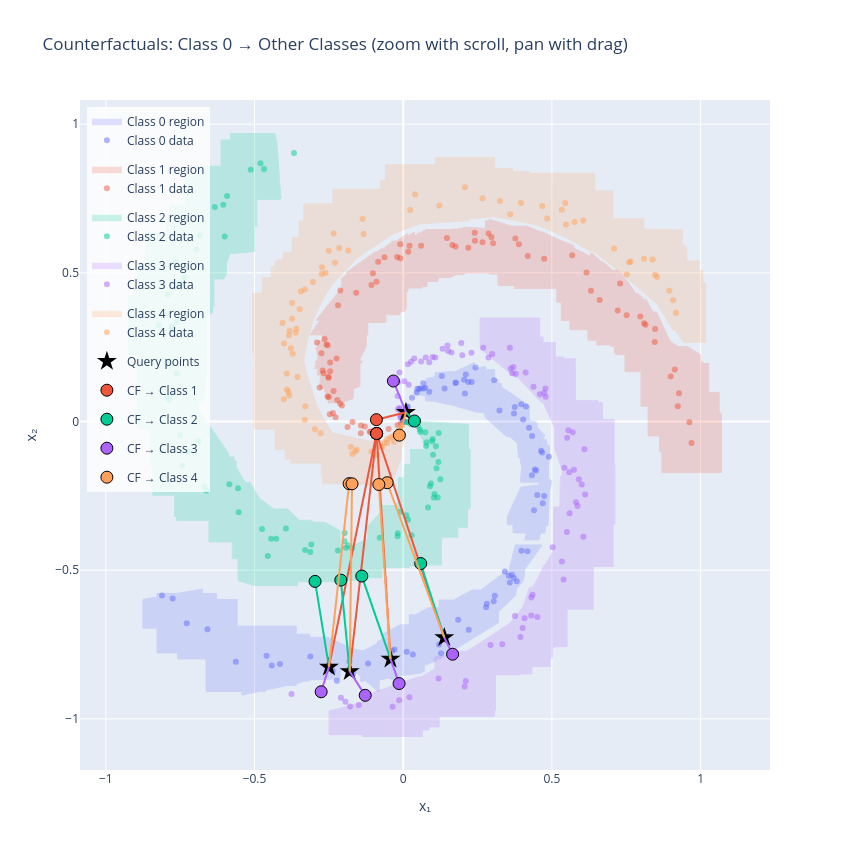

Notebook source saved alongside this figure:
### Markdown cell above
## 7 – Visualize Counterfactual Trajectories (Interactive)

Using Plotly for interactive zooming and panning.

### Code cell
from plotly.colors import qualitative
import plotly.graph_objects as go

# Color palette
colors = qualitative.Plotly[:atlas.n_classes]

fig = go.Figure()

# Plot certified regions as filled polygons
for label in range(atlas.n_classes):
    union = atlas.get_class_union(label)
    if union.is_empty:
        continue
    
    geoms = [union] if union.geom_type == 'Polygon' else list(union.geoms)
    for idx, g in enumerate(geoms):
        if g.is_empty or g.area < 1e-12:
            continue
        xs, ys = g.exterior.xy
        fig.add_trace(go.Scatter(
            x=list(xs), y=list(ys),
            fill='toself',
            fillcolor=colors[label],
            opacity=0.2,
            line=dict(color=colors[label], width=1),
            name=f'Class {label} region' if idx == 0 else None,
            showlegend=(idx == 0),
            legendgroup=f'class_{label}',
            hoverinfo='skip'
        ))

# Plot data points for each class
for label in range(atlas.n_classes):
    X = atlas.bounds[label]['X']
    fig.add_trace(go.Scatter(
        x=X[:, 0], y=X[:, 1],
        mode='markers',
        marker=dict(size=6, color=colors[label], opacity=0.5),
        name=f'Class {label} data',
        legendgroup=f'class_{label}',
        hovertemplate=f'Class {label}<br>x: %{{x:.3f}}<br>y: %{{y:.3f}}<extra></extra>'
    ))

# Plot query points
fig.add_trace(go.Scatter(
    x=query_points[:, 0], y=query_points[:, 1],
    mode='markers',
    marker=dict(size=15, color='black', symbol='star'),
    name='Query points',
    hovertemplate='Query<br>x: %{x:.3f}<br>y: %{y:.3f}<extra></extra>'
))

# Plot counterfactual arrows and points
for target_class, results in all_results.items():
    color = colors[target_class]
    
    for i, result in enumerate(results):
        if not result.success:
            continue
        
        x0 = query_points[i]
        x_cf = result.x_cf
        
        # Arrow line from query to counterfactual
        fig.add_trace(go.Scatter(
            x=[x0[0], x_cf[0]], y=[x0[1], x_cf[1]],
            mode='lines',
            line=dict(color=color, width=2),
            showlegend=False,
            hoverinfo='skip'
        ))
        
        # Counterfactual point
        fig.add_trace(go.Scatter(
            x=[x_cf[0]], y=[x_cf[1]],
            mode='markers',
            marker=dict(size=12, color=color, line=dict(color='black', width=1)),
            name=f'CF → Class {target_class}' if i == 0 else None,
            showlegend=(i == 0),
            legendgroup=f'cf_{target_class}',
            hovertemplate=(
                f'Counterfactual → Class {target_class}<br>'
                f'x: %{{x:.3f}}<br>y: %{{y:.3f}}<br>'
                f'Distance: {result.distance:.4f}<extra></extra>'
            )
        ))

fig.update_layout(
    title=f'Counterfactuals: Class {source_class} → Other Classes (zoom with scroll, pan with drag)',
    xaxis=dict(title='x₁', scaleanchor='y', scaleratio=1),
    yaxis=dict(title='x₂'),
    width=850,
    height=850,
    legend=dict(x=0.01, y=0.99, bgcolor='rgba(255,255,255,0.8)'),
    hovermode='closest'
)

fig.show()

### Figure 1 — Plotly figure (JSON) as saved in the notebook; plotly's stock layout.template omitted (floating-point values rounded to 4 significant figures; data arrays with more than 128 entries replaced by an {"elided": "..."} marker saying what was removed)
{"data": [{"fill": "toself", "fillcolor": "#636EFA", "hoverinfo": "skip", "legendgroup": "class_0", "line": {"color": "#636EFA", "width": 1}, "name": "Class 0 region", "opacity": 0.2, "showlegend": true, "type": "scatter", "x": [-0.08818, -0.06749, -0.06749, -0.01147, 0.01563, 0.02052, 0.02052, 0.04061, 0.08408, 0.1204, 0.1204, 0.1693, 0.2322, 0.2612, 0.344, 0.3551, 0.3765, 0.4656, 0.4656, 0.4079, 0.4079, 0.4043, 0.4043, 0.3811, 0.3811, 0.3785, 0.3785, 0.3204, 0.3204, 0.2271, 0.2271, 0.2134, 0.1218, 0.1204, 0.1204, 0.1118, 0.1118, 0.07679, 0.07087, 0.07087, 0.06292, 0.06292, -0.01813, -0.01813, -0.05388, -0.06749, -0.06749, -0.08095, -0.08095, -0.08555, -0.127, -0.1428, -0.1428, -0.1756, -0.2122, -0.2122, -0.3145, -0.3145, -0.3421, -0.3421, -0.3597, -0.3597, -0.3921, -0.4631, -0.4631, -0.4859, -0.5421, -0.5421, -0.6631, -0.6631, -0.7585, -0.7585, -0.828, -0.828, -0.8754, -0.8754, -0.828, -0.828, -0.7607, -0.6754, -0.6754, -0.628, -0.628, -0.5585, -0.5585, -0.3597, -0.3597, -0.3145, -0.3145, -0.2538, -0.1751, -0.1357, -0.1289, -0.08818, -0.08818], "y": [-0.741, -0.7296, -0.7143, -0.6838, -0.6838, -0.6811, -0.6498, -0.6498, -0.6263, -0.6263, -0.6005, -0.6005, -0.5666, -0.5666, -0.5044, -0.5044, -0.415, -0.415, -0.4177, -0.4989, -0.5202, -0.5248, -0.5356, -0.5621, -0.5737, -0.5764, -0.5843, -0.64, -0.6762, -0.7345, -0.7358, -0.7432, -0.8005, -0.8005, -0.7946, -0.798, -0.8046, -0.8166, -0.8198, -0.8404, -0.8417, -0.8455, -0.8563, -0.873, -0.8627, -0.868, -0.866, -0.8706, -0.907, -0.907, -0.8715, -0.8743, -0.8579, -0.8298, -0.839, -0.8652, -0.8684, -0.8718, -0.8741, -0.8773, -0.8811, -0.888, -0.888, -0.9032, -0.9081, -0.9081, -0.9201, -0.9081, -0.9081, -0.7985, -0.7985, -0.7783, -0.7783, -0.6951, -0.6951, -0.598, -0.5898, -0.5783, -0.5783, -0.5636, -0.5783, -0.5783, -0.5985, -0.5985, -0.688, -0.688, -0.7155, -0.7155, -0.7252, -0.7252, -0.7625, -0.7711, -0.7688, -0.7461, -0.741]}, {"fill": "toself", "fillcolor": "#636EFA", "hoverinfo": "skip", "legendgroup": "class_0", "line": {"color": "#636EFA", "width": 1}, "opacity": 0.2, "showlegend": false, "type": "scatter", "x": [0.1663, 0.139, 0.1301, 0.1301, 0.1048, 0.1048, 0.07536, 0.07536, 0.03908, 0.03908, 0.07536, 0.07536, 0.07757, 0.07757, 0.1048, 0.1048, 0.1075, 0.1075, 0.1755, 0.2391, 0.2391, 0.2754, 0.2754, 0.2776, 0.2776, 0.3075, 0.3075, 0.3186, 0.3186, 0.3301, 0.3301, 0.3453, 0.3465, 0.3476, 0.4237, 0.4237, 0.4305, 0.4443, 0.4455, 0.4491, 0.4524, 0.4753, 0.4753, 0.4724, 0.4724, 0.4822, 0.4822, 0.4836, 0.4836, 0.492, 0.4872, 0.4926, 0.4922, 0.4935, 0.4955, 0.4955, 0.5003, 0.4915, 0.4866, 0.479, 0.4765, 0.4619, 0.4568, 0.408, 0.4141, 0.3693, 0.3693, 0.3506, 0.3506, 0.3706, 0.3713, 0.3741, 0.3741, 0.3958, 0.4558, 0.4582, 0.3934, 0.3941, 0.3935, 0.3993, 0.3993, 0.3967, 0.3931, 0.3875, 0.3842, 0.3837, 0.3587, 0.3477, 0.2753, 0.2753, 0.2724, 0.2724, 0.2489, 0.1663], "y": [0.05451, 0.06026, 0.06119, 0.06214, 0.06748, 0.06786, 0.06976, 0.08597, 0.09116, 0.1042, 0.1212, 0.1428, 0.1433, 0.1447, 0.1498, 0.1537, 0.1537, 0.1648, 0.1682, 0.1981, 0.1772, 0.1848, 0.1819, 0.1823, 0.1733, 0.1748, 0.1409, 0.14, 0.1294, 0.1275, 0.1167, 0.1064, 0.1064, 0.1048, 0.05296, 0.008764, 0.001588, 0.001588, -0.003939, -0.003939, -0.02152, -0.04575, -0.05111, -0.05111, -0.06107, -0.06107, -0.06507, -0.06507, -0.08038, -0.08038, -0.1966, -0.1929, -0.1983, -0.1983, -0.1974, -0.1983, -0.1983, -0.2387, -0.3508, -0.3508, -0.3748, -0.3748, -0.3983, -0.3983, -0.3748, -0.3748, -0.3468, -0.3468, -0.3181, -0.2758, -0.2754, -0.2693, -0.2638, -0.2205, -0.2134, -0.2039, -0.2039, -0.1984, -0.1984, -0.1496, -0.1487, -0.1487, -0.1211, -0.1211, -0.07273, -0.07273, -0.05111, -0.05111, 0.01414, 0.02098, 0.02344, 0.03081, 0.03081, 0.05451]}, {"fill": "toself", "fillcolor": "#EF553B", "hoverinfo": "skip", "legendgroup": "class_1", "line": {"color": "#EF553B", "width": 1}, "name": "Class 1 region", "opacity": 0.2, "showlegend": true, "type": "scatter", "x": {"elided": "191 float values"}, "y": {"elided": "191 float values"}}, {"fill": "toself", "fillcolor": "#00CC96", "hoverinfo": "skip", "legendgroup": "class_2", "line": {"color": "#00CC96", "width": 1}, "name": "Class 2 region", "opacity": 0.2, "showlegend": true, "type": "scatter", "x": {"elided": "142 float values"}, "y": {"elided": "142 float values"}}, {"fill": "toself", "fillcolor": "#AB63FA", "hoverinfo": "skip", "legendgroup": "class_3", "line": {"color": "#AB63FA", "width": 1}, "name": "Class 3 region", "opacity": 0.2, "showlegend": true, "type": "scatter", "x": [0.04891, 0.05909, 0.08023, 0.1066, 0.1066, 0.1086, 0.1382, 0.1653, 0.2118, 0.2189, 0.2189, 0.3582, 0.4003, 0.4027, 0.4246, 0.4357, 0.4378, 0.4391, 0.4391, 0.453, 0.4677, 0.4699, 0.474, 0.4776, 0.5059, 0.5059, 0.5271, 0.5285, 0.5345, 0.5342, 0.5095, 0.5095, 0.4788, 0.4788, 0.47, 0.4638, 0.3854, 0.3762, 0.2587, 0.2587, 0.4587, 0.4587, 0.4705, 0.4705, 0.5117, 0.5117, 0.5382, 0.5382, 0.5785, 0.5785, 0.579, 0.579, 0.6556, 0.6556, 0.6703, 0.6703, 0.7095, 0.7095, 0.7117, 0.7117, 0.7059, 0.7059, 0.6391, 0.6391, 0.551, 0.551, 0.508, 0.508, 0.5015, 0.5015, 0.494, 0.494, 0.4329, 0.4329, 0.3935, 0.3935, 0.3104, 0.3104, 0.3066, 0.3066, 0.1209, 0.1209, 0.08645, 0.08645, 0.06457, 0.06457, -0.1354, -0.1354, -0.2493, -0.2493, -0.1354, -0.1354, 0.04891], "y": [-0.8592, -0.8592, -0.8472, -0.8317, -0.7926, -0.7912, -0.7912, -0.7722, -0.7722, -0.7682, -0.7697, -0.6787, -0.6283, -0.6234, -0.5571, -0.5571, -0.5527, -0.5527, -0.5507, -0.526, -0.4916, -0.4916, -0.4823, -0.4823, -0.4318, -0.2876, -0.2876, -0.1843, -0.1843, -0.1633, -0.09181, -0.02168, 0.04877, 0.04895, 0.06512, 0.06512, 0.148, 0.148, 0.2452, 0.348, 0.348, 0.2837, 0.2837, 0.2651, 0.2651, 0.2172, 0.2172, 0.2111, 0.2111, 0.1833, 0.1833, 0.07038, 0.07038, 0.06385, 0.06385, 0.007105, 0.007105, -0.1456, -0.1456, -0.3456, -0.3456, -0.4876, -0.4876, -0.6312, -0.6312, -0.7571, -0.7571, -0.7612, -0.7612, -0.7943, -0.7943, -0.8243, -0.8243, -0.8489, -0.8489, -0.8518, -0.8518, -0.9722, -0.9722, -0.9912, -0.9912, -1.027, -1.027, -1.037, -1.037, -1.059, -1.059, -1.053, -1.053, -0.9737, -0.9434, -0.9235, -0.8592]}, {"fill": "toself", "fillcolor": "#FFA15A", "hoverinfo": "skip", "legendgroup": "class_4", "line": {"color": "#FFA15A", "width": 1}, "name": "Class 4 region", "opacity": 0.2, "showlegend": true, "type": "scatter", "x": {"elided": "151 float values"}, "y": {"elided": "151 float values"}}, {"hovertemplate": "Class 0<br>x: %{x:.3f}<br>y: %{y:.3f}<extra></extra>", "legendgroup": "class_0", "marker": {"color": "#636EFA", "opacity": 0.5, "size": 6}, "mode": "markers", "name": "Class 0 data", "type": "scatter", "x": [0.1381, -0.2498, -0.04282, 0.009103, -0.1799, 0.01182, 0.3724, -0.8112, 0.1754, 0.4673, -0.1181, 0.1299, 0.4741, 0.4397, 0.4035, 0.2048, -0.169, 0.243, 0.07393, -0.5631, 0.3056, 0.4897, -0.6585, 0.4129, -0.2231, 0.2186, 0.05339, -5.463e-06, 0.1391, 0.3237, 0.423, -0.181, 0.04765, 0.2301, -0.4145, 0.3043, -0.03708, -0.02913, 0.3718, 0.3584, -0.7754, 0.4326, 0.1848, 0.3977, -0.4421, -0.3122, 0.06861, 0.0296, 0.1776, 0.3554, -0.2372, 0.2204, 0.4633, 0.2811, 0.4428, 0.05824, 0.4693, 0.1205, 0.03251, 0.2785, 0.4177, 0.08763, -0.728, 0.01345, 0.4334, 0.3656, 0.01504, 0.0674, -0.4597, 0.2106, 0.1271, 0.3419, 0.3079, 0.4506, 0.04541, 0.2075, 0.4467, 0.3819, 0.3968, 0.3753], "y": [-0.7263, -0.8252, -0.7984, 0.03128, -0.8406, -0.7743, 0.02727, -0.5847, 0.1296, -0.1039, -0.8135, 0.1527, -0.2508, -0.2983, 0.006398, 0.1401, -0.848, 0.1814, 0.1134, -0.8081, 0.1392, -0.1183, -0.6985, 0.05081, -0.8717, 0.1325, 0.1106, 0.002506, 0.111, 0.03698, -0.02112, -0.807, 0.1105, 0.1327, -0.8155, -0.6044, -0.771, -0.7664, -0.5259, -0.5412, -0.5951, -0.1804, -0.6666, -0.4344, -0.8208, -0.7902, 0.1108, 0.07991, 0.1308, -0.5191, -0.8393, -0.7005, -0.09841, -0.6128, -0.1611, 0.111, -0.2748, -0.7498, -0.7838, -0.6249, -0.4363, 0.09982, -0.6783, 0.04829, -0.04869, -0.515, 0.05044, 0.1288, -0.788, 0.1579, -0.7792, -0.504, -0.5856, -0.2468, 0.09774, 0.0946, -0.1651, -0.5372, 0.05781, 0.04889]}, {"hovertemplate": "Class 1<br>x: %{x:.3f}<br>y: %{y:.3f}<extra></extra>", "legendgroup": "class_1", "marker": {"color": "#EF553B", "opacity": 0.5, "size": 6}, "mode": "markers", "name": "Class 1 data", "type": "scatter", "x": [0.01691, 0.8996, -0.2749, 0.06024, 0.9133, 0.2869, -0.0, 0.5681, -0.2113, -0.1582, -0.2241, 0.3022, -0.2121, 0.8458, -0.01906, 0.1471, -0.2193, -0.1425, -0.1068, -0.2509, 0.81, -0.2456, 0.6163, 0.7212, 0.2189, -0.06278, 0.4187, -0.1124, 0.9275, 0.02131, -0.04916, 0.9698, 0.1653, -0.2469, 0.176, -0.01028, -0.2342, 0.9624, 0.7514, 0.2405, -0.1293, -0.08425, -0.2644, 0.9234, -0.1019, -0.1422, -0.02027, -0.2809, -0.2217, 0.7293, 0.2668, 0.2967, -0.2709, 0.2412, -0.2276, 0.3773, -0.2061, -0.2679, -0.1704, 0.389, -0.2542, -0.2516, -0.1104, 0.7974, 0.6313, -0.29, -0.08828, -0.01, -0.2364, -0.08996, 0.8469, -0.25, 0.8147, -0.2458, 0.6606, -0.1871, 0.474, -0.2581, -0.00778, -0.2547], "y": [0.5712, 0.1518, 0.2299, 0.5909, 0.1746, 0.6322, -0.0, 0.5589, 0.4407, 0.4332, 0.2117, 0.5998, 0.06044, 0.2678, -0.01206, 0.6168, 0.3914, -0.03931, 0.4589, 0.1468, 0.3302, 0.1985, 0.5013, 0.3731, 0.5844, 0.5528, 0.5569, -0.03539, 0.09511, 0.5911, -0.02498, -0.07206, 0.594, 0.02412, 0.5883, 0.5964, 0.1025, -0.002049, 0.3575, 0.6352, -0.01667, 0.5373, 0.2777, 0.05117, 0.4985, -0.01334, 0.5535, 0.1142, 0.0721, 0.4645, 0.6027, 0.6193, 0.1719, 0.6081, 0.01461, 0.6154, 0.05377, 0.1623, -0.001993, 0.5961, 0.2562, 0.1506, -0.03332, 0.3534, 0.4398, 0.266, -0.03573, 0.5488, 0.02872, 0.4702, 0.3111, 0.08224, 0.325, 0.1689, 0.4089, -0.01824, 0.5477, 0.2593, -0.006322, 0.08401]}, {"hovertemplate": "Class 2<br>x: %{x:.3f}<br>y: %{y:.3f}<extra></extra>", "legendgroup": "class_2", "marker": {"color": "#00CC96", "opacity": 0.5, "size": 6}, "mode": "markers", "name": "Class 2 data", "type": "scatter", "x": [0.0, 0.005001, -0.4748, 0.099, 0.01039, 0.02839, 0.1053, -0.5125, -0.1925, -0.7926, -0.7409, -0.4555, 0.02597, -0.07877, 0.1004, 0.1119, 0.07706, -0.4271, 0.08979, -0.7614, -0.7224, -0.5555, 0.11, -0.5924, -0.5531, 0.07867, -0.186, -0.7654, -0.3944, 0.07434, 0.125, -0.7366, -0.8233, -0.6844, 0.05631, 0.1183, -0.309, -0.7886, 0.05767, -0.6004, -0.6622, 0.08346, 0.09315, -0.7504, 0.009605, -0.2196, 0.01616, -0.751, -0.7804, -0.01898, -0.6052, -0.3125, 0.1159, 0.01742, 0.09742, -0.7921, -0.6947, -0.3672, -0.4802, 0.01484, -0.6887, 0.1032, 0.03138, -0.7623, -0.4681, -0.7887, -0.5846, -0.172, 0.04999, -0.3303, -0.01832, -0.1969, -0.6335, 0.1192, -0.01043, -0.7791, -0.1974, -0.6692, -0.7423, -0.4441], "y": [0.0, -0.0003345, -0.3611, -0.05908, -0.3156, -0.3824, -0.2439, 0.847, -0.4246, 0.08388, 0.465, -0.4519, -0.009246, -0.3906, -0.112, -0.1572, -0.08235, -0.3946, -0.2178, 0.3356, -0.1006, -0.2241, -0.0831, 0.7585, -0.3049, -0.06994, -0.4165, 0.5367, -0.3597, -0.03625, -0.1937, 0.4855, 0.324, 0.6258, -0.02748, -0.1363, -0.4136, 0.07341, -0.03541, 0.6222, -0.2323, -0.2889, -0.2082, -0.04652, -0.002871, -0.4338, -0.3304, 0.4581, 0.3098, -0.3855, 0.7289, -0.439, -0.2556, -0.00212, -0.06622, 0.4267, 0.5796, 0.9032, 0.8686, -0.002401, -0.06518, -0.2557, -0.008778, 0.1624, 0.8495, 0.2036, -0.2112, -0.4252, -0.01647, -0.4321, -0.3755, -0.375, 0.7211, -0.0386, -0.3031, 0.3196, -0.4029, -0.2193, -0.1477, -0.3944]}, {"hovertemplate": "Class 3<br>x: %{x:.3f}<br>y: %{y:.3f}<extra></extra>", "legendgroup": "class_3", "marker": {"color": "#AB63FA", "opacity": 0.5, "size": 6}, "mode": "markers", "name": "Class 3 data", "type": "scatter", "x": [0.542, -0.008344, 0.3784, 0.07595, 0.3759, 0.06035, 0.5556, 0.269, 0.3666, 0.0266, -0.1493, 0.6059, -0.009769, -0.0176, 0.451, -0.01372, -0.1944, 0.3705, 0.5506, 0.1985, 0.5813, 0.2995, 0.4015, -0.01869, 0.4306, 0.02092, 0.4117, 0.4785, 0.4597, -0.1786, 0.5905, 0.6117, 0.09875, 0.1508, 0.408, 0.2935, -0.03543, 0.4349, 0.3587, -0.008614, 0.1078, 0.5584, 0.2066, 0.6003, 0.1489, -0.2095, 0.3329, 0.5863, -0.001196, -0.0176, 0.5595, 0.5703, 0.479, 0.03707, 0.6095, 0.4308, 0.5741, -0.01355, 0.4382, 0.2294, 0.1622, 0.1326, 0.01845, 0.4739, 0.5391, 0.08759, -0.008689, 0.5025, 0.394, 0.5512, 0.5336, 0.2104, 0.00395, 0.3618, 0.1189, -0.01298, -0.3757, 0.01567, 0.1951, 0.2868], "y": [-0.1556, 0.01251, 0.1606, 0.2151, -0.6541, 0.2017, -0.02962, 0.248, 0.1624, 0.2013, -0.9533, -0.3876, 0.04147, 0.04154, -0.6571, 0.0456, -0.9426, 0.1837, -0.3715, 0.2226, -0.2716, 0.2272, -0.6943, 0.0857, -0.6527, -0.9271, 0.1651, 0.1111, 0.09141, -0.9584, -0.194, -0.2456, 0.2167, 0.2368, -0.6612, -0.7518, -0.9592, -0.5823, 0.248, 0.02354, 0.2151, -0.171, -0.8912, -0.2119, 0.2555, -0.929, -0.7489, -0.2843, 0.002202, 0.1317, -0.3088, -0.03615, 0.08333, 0.2123, -0.09289, -0.5916, -0.1618, -0.9372, 0.1172, 0.2314, 0.2322, 0.2446, 0.1239, 0.09699, -0.5312, 0.1997, 0.01524, -0.4227, -0.7243, -0.05476, -0.471, -0.8722, 0.1353, 0.1787, -0.864, 0.1649, -0.9159, 0.1923, 0.2641, 0.2149]}, {"hovertemplate": "Class 4<br>x: %{x:.3f}<br>y: %{y:.3f}<extra></extra>", "legendgroup": "class_4", "marker": {"color": "#FFA15A", "opacity": 0.5, "size": 6}, "mode": "markers", "name": "Class 4 data", "type": "scatter", "x": [0.76, -0.04409, 0.3253, -0.02836, -0.3843, -0.3616, -0.3717, -0.06196, -0.08865, -0.274, 0.02333, 0.2079, -0.3309, -0.3038, 0.1216, 0.3599, -0.1562, 0.5334, 0.8386, -0.2294, -0.1614, 0.7516, -0.3856, -0.1364, 0.9077, 0.5763, -0.1071, -0.3557, -0.2503, 0.2671, -0.3915, 0.8468, -0.4058, -0.3736, -0.3293, -0.215, -0.06996, 0.8951, -0.4005, 0.7093, 0.3961, 0.5446, -0.01384, -0.0313, -0.03741, -0.3818, -0.3836, -0.3914, 0.9171, -0.05406, 0.4675, -0.3482, -0.02276, -0.4017, -0.1709, -0.01083, -0.3778, -0.2779, 0.6053, -0.2613, -0.05422, -0.3734, -0.1849, -0.01342, 0.5473, -0.3595, -0.2342, -0.1756, 0.4842, -0.3308, 0.7645, 0.8101, -0.003814, -0.2731, -0.07461, 0.8538, -0.2971, -0.3443, 0.04012, -0.1332], "y": [0.5357, -0.0546, 0.7413, -0.04729, 0.2896, 0.2982, 0.2281, -0.07233, -0.112, 0.4957, 0.7114, 0.7876, 0.4442, 0.4691, 0.7267, 0.697, -0.0953, 0.7121, 0.5447, 0.5343, -0.1011, 0.4946, 0.1004, 0.6807, 0.4075, 0.6712, -0.102, 0.1498, 0.5744, 0.7509, 0.1616, 0.4932, 0.3312, 0.3454, 0.05176, 0.5832, -0.08524, 0.4401, 0.2622, 0.5817, 0.7346, 0.735, -0.03764, -0.06836, -0.05026, 0.3051, 0.08767, 0.108, 0.3662, -0.05924, 0.7244, 0.3778, -0.04745, 0.07458, -0.1095, -0.02535, 0.2465, -0.0398, 0.6758, 0.4997, -0.07211, 0.3988, 0.575, -0.02691, 0.6629, 0.3123, 0.6322, -0.08601, 0.6829, 0.005933, 0.538, 0.547, -0.01455, 0.519, -0.08457, 0.486, -0.02634, 0.437, 0.7634, 0.6302]}, {"hovertemplate": "Query<br>x: %{x:.3f}<br>y: %{y:.3f}<extra></extra>", "marker": {"color": "black", "size": 15, "symbol": "star"}, "mode": "markers", "name": "Query points", "type": "scatter", "x": [0.1381, -0.2498, -0.04282, 0.009103, -0.1799], "y": [-0.7263, -0.8252, -0.7984, 0.03128, -0.8406]}, {"hoverinfo": "skip", "line": {"color": "#EF553B", "width": 2}, "mode": "lines", "showlegend": false, "type": "scatter", "x": [0.1381, -0.08955], "y": [-0.7263, -0.04029]}, {"hovertemplate": "Counterfactual → Class 1<br>x: %{x:.3f}<br>y: %{y:.3f}<br>Distance: 0.7228<extra></extra>", "legendgroup": "cf_1", "marker": {"color": "#EF553B", "line": {"color": "black", "width": 1}, "size": 12}, "mode": "markers", "name": "CF → Class 1", "showlegend": true, "type": "scatter", "x": [-0.08955], "y": [-0.04029]}, {"hoverinfo": "skip", "line": {"color": "#EF553B", "width": 2}, "mode": "lines", "showlegend": false, "type": "scatter", "x": [-0.2498, -0.08955], "y": [-0.8252, -0.04029]}, {"hovertemplate": "Counterfactual → Class 1<br>x: %{x:.3f}<br>y: %{y:.3f}<br>Distance: 0.8011<extra></extra>", "legendgroup": "cf_1", "marker": {"color": "#EF553B", "line": {"color": "black", "width": 1}, "size": 12}, "mode": "markers", "showlegend": false, "type": "scatter", "x": [-0.08955], "y": [-0.04029]}, {"hoverinfo": "skip", "line": {"color": "#EF553B", "width": 2}, "mode": "lines", "showlegend": false, "type": "scatter", "x": [-0.04282, -0.08955], "y": [-0.7984, -0.04029]}, {"hovertemplate": "Counterfactual → Class 1<br>x: %{x:.3f}<br>y: %{y:.3f}<br>Distance: 0.7595<extra></extra>", "legendgroup": "cf_1", "marker": {"color": "#EF553B", "line": {"color": "black", "width": 1}, "size": 12}, "mode": "markers", "showlegend": false, "type": "scatter", "x": [-0.08955], "y": [-0.04029]}, {"hoverinfo": "skip", "line": {"color": "#EF553B", "width": 2}, "mode": "lines", "showlegend": false, "type": "scatter", "x": [0.009103, -0.09012], "y": [0.03128, 0.006238]}, {"hovertemplate": "Counterfactual → Class 1<br>x: %{x:.3f}<br>y: %{y:.3f}<br>Distance: 0.1023<extra></extra>", "legendgroup": "cf_1", "marker": {"color": "#EF553B", "line": {"color": "black", "width": 1}, "size": 12}, "mode": "markers", "showlegend": false, "type": "scatter", "x": [-0.09012], "y": [0.006238]}, {"hoverinfo": "skip", "line": {"color": "#EF553B", "width": 2}, "mode": "lines", "showlegend": false, "type": "scatter", "x": [-0.1799, -0.08955], "y": [-0.8406, -0.04029]}, {"hovertemplate": "Counterfactual → Class 1<br>x: %{x:.3f}<br>y: %{y:.3f}<br>Distance: 0.8054<extra></extra>", "legendgroup": "cf_1", "marker": {"color": "#EF553B", "line": {"color": "black", "width": 1}, "size": 12}, "mode": "markers", "showlegend": false, "type": "scatter", "x": [-0.08955], "y": [-0.04029]}, {"hoverinfo": "skip", "line": {"color": "#00CC96", "width": 2}, "mode": "lines", "showlegend": false, "type": "scatter", "x": [0.1381, 0.05879], "y": [-0.7263, -0.4777]}, {"hovertemplate": "Counterfactual → Class 2<br>x: %{x:.3f}<br>y: %{y:.3f}<br>Distance: 0.2610<extra></extra>", "legendgroup": "cf_2", "marker": {"color": "#00CC96", "line": {"color": "black", "width": 1}, "size": 12}, "mode": "markers", "name": "CF → Class 2", "showlegend": true, "type": "scatter", "x": [0.05879], "y": [-0.4777]}, {"hoverinfo": "skip", "line": {"color": "#00CC96", "width": 2}, "mode": "lines", "showlegend": false, "type": "scatter", "x": [-0.2498, -0.2965], "y": [-0.8252, -0.5377]}, {"hovertemplate": "Counterfactual → Class 2<br>x: %{x:.3f}<br>y: %{y:.3f}<br>Distance: 0.2913<extra></extra>", "legendgroup": "cf_2", "marker": {"color": "#00CC96", "line": {"color": "black", "width": 1}, "size": 12}, "mode": "markers", "showlegend": false, "type": "scatter", "x": [-0.2965], "y": [-0.5377]}, {"hoverinfo": "skip", "line": {"color": "#00CC96", "width": 2}, "mode": "lines", "showlegend": false, "type": "scatter", "x": [-0.04282, -0.1393], "y": [-0.7984, -0.5197]}, {"hovertemplate": "Counterfactual → Class 2<br>x: %{x:.3f}<br>y: %{y:.3f}<br>Distance: 0.2949<extra></extra>", "legendgroup": "cf_2", "marker": {"color": "#00CC96", "line": {"color": "black", "width": 1}, "size": 12}, "mode": "markers", "showlegend": false, "type": "scatter", "x": [-0.1393], "y": [-0.5197]}, {"hoverinfo": "skip", "line": {"color": "#00CC96", "width": 2}, "mode": "lines", "showlegend": false, "type": "scatter", "x": [0.009103, 0.03781], "y": [0.03128, 0.001792]}, {"hovertemplate": "Counterfactual → Class 2<br>x: %{x:.3f}<br>y: %{y:.3f}<br>Distance: 0.0412<extra></extra>", "legendgroup": "cf_2", "marker": {"color": "#00CC96", "line": {"color": "black", "width": 1}, "size": 12}, "mode": "markers", "showlegend": false, "type": "scatter", "x": [0.03781], "y": [0.001792]}, {"hoverinfo": "skip", "line": {"color": "#00CC96", "width": 2}, "mode": "lines", "showlegend": false, "type": "scatter", "x": [-0.1799, -0.2099], "y": [-0.8406, -0.5333]}, {"hovertemplate": "Counterfactual → Class 2<br>x: %{x:.3f}<br>y: %{y:.3f}<br>Distance: 0.3087<extra></extra>", "legendgroup": "cf_2", "marker": {"color": "#00CC96", "line": {"color": "black", "width": 1}, "size": 12}, "mode": "markers", "showlegend": false, "type": "scatter", "x": [-0.2099], "y": [-0.5333]}, {"hoverinfo": "skip", "line": {"color": "#AB63FA", "width": 2}, "mode": "lines", "showlegend": false, "type": "scatter", "x": [0.1381, 0.166], "y": [-0.7263, -0.7826]}, {"hovertemplate": "Counterfactual → Class 3<br>x: %{x:.3f}<br>y: %{y:.3f}<br>Distance: 0.0628<extra></extra>", "legendgroup": "cf_3", "marker": {"color": "#AB63FA", "line": {"color": "black", "width": 1}, "size": 12}, "mode": "markers", "name": "CF → Class 3", "showlegend": true, "type": "scatter", "x": [0.166], "y": [-0.7826]}, {"hoverinfo": "skip", "line": {"color": "#AB63FA", "width": 2}, "mode": "lines", "showlegend": false, "type": "scatter", "x": [-0.2498, -0.276], "y": [-0.8252, -0.9089]}, {"hovertemplate": "Counterfactual → Class 3<br>x: %{x:.3f}<br>y: %{y:.3f}<br>Distance: 0.0877<extra></extra>", "legendgroup": "cf_3", "marker": {"color": "#AB63FA", "line": {"color": "black", "width": 1}, "size": 12}, "mode": "markers", "showlegend": false, "type": "scatter", "x": [-0.276], "y": [-0.9089]}, {"hoverinfo": "skip", "line": {"color": "#AB63FA", "width": 2}, "mode": "lines", "showlegend": false, "type": "scatter", "x": [-0.04282, -0.01396], "y": [-0.7984, -0.8812]}, {"hovertemplate": "Counterfactual → Class 3<br>x: %{x:.3f}<br>y: %{y:.3f}<br>Distance: 0.0877<extra></extra>", "legendgroup": "cf_3", "marker": {"color": "#AB63FA", "line": {"color": "black", "width": 1}, "size": 12}, "mode": "markers", "showlegend": false, "type": "scatter", "x": [-0.01396], "y": [-0.8812]}, {"hoverinfo": "skip", "line": {"color": "#AB63FA", "width": 2}, "mode": "lines", "showlegend": false, "type": "scatter", "x": [0.009103, -0.03304], "y": [0.03128, 0.1362]}, {"hovertemplate": "Counterfactual → Class 3<br>x: %{x:.3f}<br>y: %{y:.3f}<br>Distance: 0.1131<extra></extra>", "legendgroup": "cf_3", "marker": {"color": "#AB63FA", "line": {"color": "black", "width": 1}, "size": 12}, "mode": "markers", "showlegend": false, "type": "scatter", "x": [-0.03304], "y": [0.1362]}, {"hoverinfo": "skip", "line": {"color": "#AB63FA", "width": 2}, "mode": "lines", "showlegend": false, "type": "scatter", "x": [-0.1799, -0.1277], "y": [-0.8406, -0.9208]}, {"hovertemplate": "Counterfactual → Class 3<br>x: %{x:.3f}<br>y: %{y:.3f}<br>Distance: 0.0957<extra></extra>", "legendgroup": "cf_3", "marker": {"color": "#AB63FA", "line": {"color": "black", "width": 1}, "size": 12}, "mode": "markers", "showlegend": false, "type": "scatter", "x": [-0.1277], "y": [-0.9208]}, {"hoverinfo": "skip", "line": {"color": "#FFA15A", "width": 2}, "mode": "lines", "showlegend": false, "type": "scatter", "x": [0.1381, -0.05402], "y": [-0.7263, -0.2058]}, {"hovertemplate": "Counterfactual → Class 4<br>x: %{x:.3f}<br>y: %{y:.3f}<br>Distance: 0.5548<extra></extra>", "legendgroup": "cf_4", "marker": {"color": "#FFA15A", "line": {"color": "black", "width": 1}, "size": 12}, "mode": "markers", "name": "CF → Class 4", "showlegend": true, "type": "scatter", "x": [-0.05402], "y": [-0.2058]}, {"hoverinfo": "skip", "line": {"color": "#FFA15A", "width": 2}, "mode": "lines", "showlegend": false, "type": "scatter", "x": [-0.2498, -0.1819], "y": [-0.8252, -0.2089]}, {"hovertemplate": "Counterfactual → Class 4<br>x: %{x:.3f}<br>y: %{y:.3f}<br>Distance: 0.6200<extra></extra>", "legendgroup": "cf_4", "marker": {"color": "#FFA15A", "line": {"color": "black", "width": 1}, "size": 12}, "mode": "markers", "showlegend": false, "type": "scatter", "x": [-0.1819], "y": [-0.2089]}, {"hoverinfo": "skip", "line": {"color": "#FFA15A", "width": 2}, "mode": "lines", "showlegend": false, "type": "scatter", "x": [-0.04282, -0.08199], "y": [-0.7984, -0.2118]}, {"hovertemplate": "Counterfactual → Class 4<br>x: %{x:.3f}<br>y: %{y:.3f}<br>Distance: 0.5879<extra></extra>", "legendgroup": "cf_4", "marker": {"color": "#FFA15A", "line": {"color": "black", "width": 1}, "size": 12}, "mode": "markers", "showlegend": false, "type": "scatter", "x": [-0.08199], "y": [-0.2118]}, {"hoverinfo": "skip", "line": {"color": "#FFA15A", "width": 2}, "mode": "lines", "showlegend": false, "type": "scatter", "x": [0.009103, -0.01292], "y": [0.03128, -0.04592]}, {"hovertemplate": "Counterfactual → Class 4<br>x: %{x:.3f}<br>y: %{y:.3f}<br>Distance: 0.0803<extra></extra>", "legendgroup": "cf_4", "marker": {"color": "#FFA15A", "line": {"color": "black", "width": 1}, "size": 12}, "mode": "markers", "showlegend": false, "type": "scatter", "x": [-0.01292], "y": [-0.04592]}, {"hoverinfo": "skip", "line": {"color": "#FFA15A", "width": 2}, "mode": "lines", "showlegend": false, "type": "scatter", "x": [-0.1799, -0.1722], "y": [-0.8406, -0.2095]}, {"hovertemplate": "Counterfactual → Class 4<br>x: %{x:.3f}<br>y: %{y:.3f}<br>Distance: 0.6311<extra></extra>", "legendgroup": "cf_4", "marker": {"color": "#FFA15A", "line": {"color": "black", "width": 1}, "size": 12}, "mode": "markers", "showlegend": false, "type": "scatter", "x": [-0.1722], "y": [-0.2095]}], "layout": {"height": 850, "hovermode": "closest", "legend": {"bgcolor": "rgba(255,255,255,0.8)", "x": 0.01, "y": 0.99}, "title": {"text": "Counterfactuals: Class 0 → Other Classes (zoom with scroll, pan with drag)"}, "width": 850, "xaxis": {"scaleanchor": "y", "scaleratio": 1, "title": {"text": "x₁"}}, "yaxis": {"title": {"text": "x₂"}}}}
